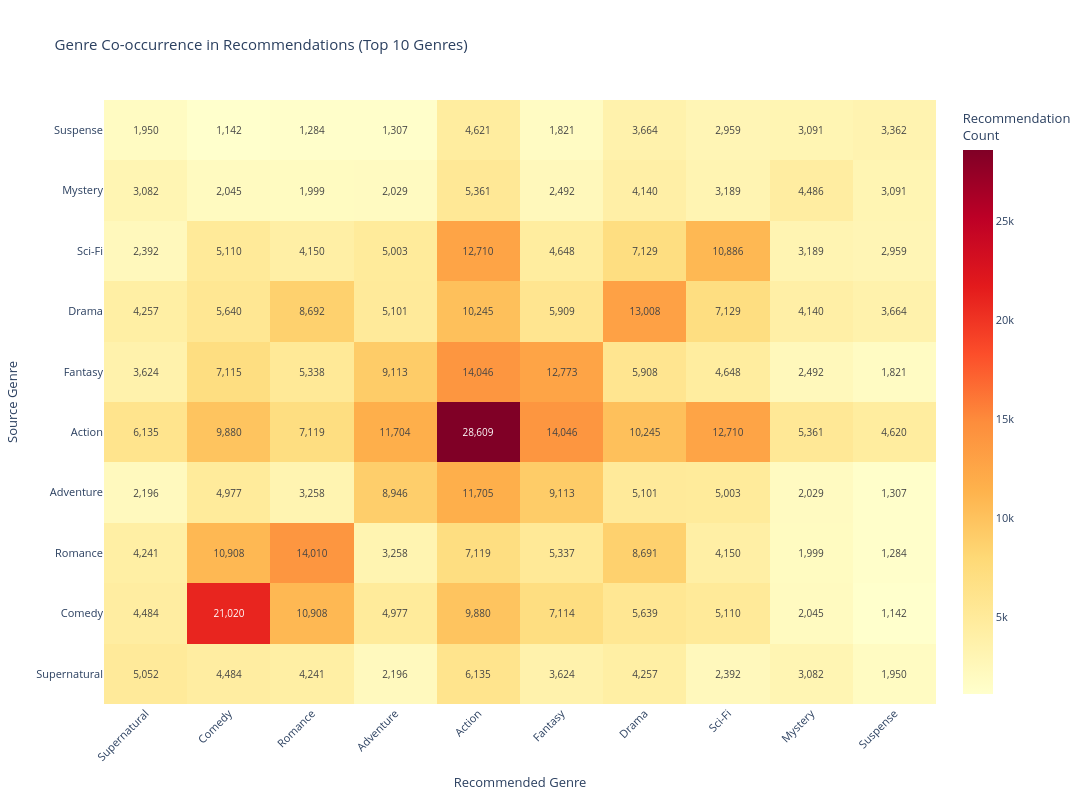

The code cell stored with this chart in its notebook:
### Markdown cell above
## The Ecosystem of Taste: How Genres Connect

We have dissected individual genres, but anime is rarely a single-flavor experience. It is a blend.  
When a user finishes a specific show, where do they go next?  

Do Action fans stay strictly within Action?  
Do Romance fans naturally drift toward Drama or Comedy?  

By analyzing millions of **user recommendations** ("If you liked X, you should watch Y"), we can map the **gravity** between genres.  
This heatmap reveals the *de facto* clusters of the anime world—showing us not just how genres are labeled, but how they are actually consumed together.

### Code cell
fig = gu.recommendation_genre_cooccurrence()
fig.show()

### Figure 1 — Plotly figure (JSON) as saved in the notebook; plotly's stock layout.template omitted (floating-point values rounded to 4 significant figures)
{"data": [{"colorbar": {"title": {"text": "Recommendation<br>Count"}}, "colorscale": [[0, "rgb(255,255,204)"], [0.125, "rgb(255,237,160)"], [0.25, "rgb(254,217,118)"], [0.375, "rgb(254,178,76)"], [0.5, "rgb(253,141,60)"], [0.625, "rgb(252,78,42)"], [0.75, "rgb(227,26,28)"], [0.875, "rgb(189,0,38)"], [1, "rgb(128,0,38)"]], "hovertemplate": "<b>%{y}</b> → <b>%{x}</b><br>Recommendations: %{z:,.0f}<br><extra></extra>", "text": [[5052.0, 4484.0, 4241.0, 2196.0, 6135.0, 3624.0, 4257.0, 2392.0, 3082.0, 1950.0], [4484.0, 21020.0, 10910.0, 4977.0, 9880.0, 7114.0, 5639.0, 5110.0, 2045.0, 1142.0], [4241.0, 10910.0, 14010.0, 3258.0, 7119.0, 5337.0, 8691.0, 4150.0, 1999.0, 1284.0], [2196.0, 4977.0, 3258.0, 8946.0, 11700.0, 9113.0, 5101.0, 5003.0, 2029.0, 1307.0], [6135.0, 9880.0, 7119.0, 11700.0, 28610.0, 14050.0, 10240.0, 12710.0, 5361.0, 4620.0], [3624.0, 7115.0, 5338.0, 9113.0, 14050.0, 12770.0, 5908.0, 4648.0, 2492.0, 1821.0], [4257.0, 5640.0, 8692.0, 5101.0, 10240.0, 5909.0, 13010.0, 7129.0, 4140.0, 3664.0], [2392.0, 5110.0, 4150.0, 5003.0, 12710.0, 4648.0, 7129.0, 10890.0, 3189.0, 2959.0], [3082.0, 2045.0, 1999.0, 2029.0, 5361.0, 2492.0, 4140.0, 3189.0, 4486.0, 3091.0], [1950.0, 1142.0, 1284.0, 1307.0, 4621.0, 1821.0, 3664.0, 2959.0, 3091.0, 3362.0]], "textfont": {"size": 10}, "texttemplate": "%{text:,.0f}", "type": "heatmap", "x": ["Supernatural", "Comedy", "Romance", "Adventure", "Action", "Fantasy", "Drama", "Sci-Fi", "Mystery", "Suspense"], "y": ["Supernatural", "Comedy", "Romance", "Adventure", "Action", "Fantasy", "Drama", "Sci-Fi", "Mystery", "Suspense"], "z": [[5052.0, 4484.0, 4241.0, 2196.0, 6135.0, 3624.0, 4257.0, 2392.0, 3082.0, 1950.0], [4484.0, 21020.0, 10910.0, 4977.0, 9880.0, 7114.0, 5639.0, 5110.0, 2045.0, 1142.0], [4241.0, 10910.0, 14010.0, 3258.0, 7119.0, 5337.0, 8691.0, 4150.0, 1999.0, 1284.0], [2196.0, 4977.0, 3258.0, 8946.0, 11700.0, 9113.0, 5101.0, 5003.0, 2029.0, 1307.0], [6135.0, 9880.0, 7119.0, 11700.0, 28610.0, 14050.0, 10240.0, 12710.0, 5361.0, 4620.0], [3624.0, 7115.0, 5338.0, 9113.0, 14050.0, 12770.0, 5908.0, 4648.0, 2492.0, 1821.0], [4257.0, 5640.0, 8692.0, 5101.0, 10240.0, 5909.0, 13010.0, 7129.0, 4140.0, 3664.0], [2392.0, 5110.0, 4150.0, 5003.0, 12710.0, 4648.0, 7129.0, 10890.0, 3189.0, 2959.0], [3082.0, 2045.0, 1999.0, 2029.0, 5361.0, 2492.0, 4140.0, 3189.0, 4486.0, 3091.0], [1950.0, 1142.0, 1284.0, 1307.0, 4621.0, 1821.0, 3664.0, 2959.0, 3091.0, 3362.0]]}], "layout": {"font": {"size": 11}, "height": 800, "title": {"text": "Genre Co-occurrence in Recommendations (Top 10 Genres)"}, "width": 1200, "xaxis": {"tickangle": -45, "title": {"text": "Recommended Genre"}}, "yaxis": {"title": {"text": "Source Genre"}}}}
